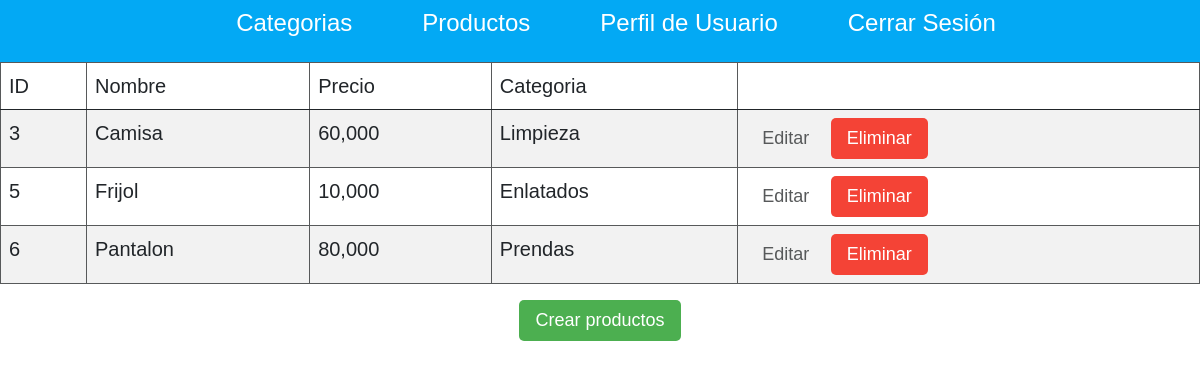
Page /productos (signed in) on the committed database.
### tables this page shows
CREATE TABLE "productos" (
	"id_producto"	INTEGER NOT NULL UNIQUE,
	"id_usuario"	INTEGER NOT NULL,
	"nombre_categoria"	TEXT NOT NULL,
	"nombre_producto"	TEXT NOT NULL UNIQUE,
	"precio"	REAL NOT NULL,
	PRIMARY KEY("id_producto" AUTOINCREMENT)
);

### app.py (the view)
@app.route('/productos')
def productos():
    if not 'usuario' in session:
        return redirect(url_for('inicio'))
    productos = db.execute("""SELECT * FROM productos WHERE id_usuario = ?""",(session['usuario'][0],)).fetchall()
    return render_template('productos.html', productos = productos )

### templates/productos.html (shortened to what this page needs)
<!doctype html>
<html lang="es">
  <head>
    <link href="https://cdn.jsdelivr.net/npm/bootstrap@5.0.0-beta1/dist/css/bootstrap.min.css" rel="stylesheet">
  </head>
  <body>
  </body>
</html>
{% extends 'layouts/base.html'%}
{% block content %}
    <center>
        <table class="table table-striped">
            <thead>
                <tr>
                    <td>ID</td>
                    <td>Nombre</td>
                    <td>Precio</td>
                    <td>Categoria</td>
                    <td></td>
                </tr>
            </thead>
            <tbody>
                {% for producto in productos %}
                <tr>
                    <td>{{producto[0]}}</td>
                    <td>{{producto[3]}}</td>
                    <td>{{producto[4]}}</td>
                    <td>{{producto[2]}}</td>
                    <td>
                        <a class="btn btn-success2" href="{{url_for('editar_producto', id=producto[0])}}">Editar</a>
                        <a class="btn btn-danger" href="{{url_for('eliminar_producto', id=producto[0])}}">Eliminar</a>
                    </td>
                </tr>
                {% endfor %}
            </tbody>
        </table>
        <a class="btn btn-success" href="{{url_for('crear_producto')}}">Crear productos</a>
    </center>
{% endblock %}

### templates/layouts/base.html (shortened to what this page needs)
<!DOCTYPE html>
<html lang="es">
<head>
    <link rel="stylesheet" href="{{url_for('static', filename='main.css')}}">
</head>
<body>
    <nav class="nav-bar">
        <ul>
            <li>
                <a href="{{ url_for ('categorias') }}">Categorias</a>
            </li>
            <li>
                <a href="{{ url_for ('productos') }}">Productos</a>
            </li>
            <li>
                <a href="{{ url_for ('usuario') }}">Perfil de Usuario</a>
            </li>
            <li>
                <a href="{{ url_for ('cerrar_sesion') }}">Cerrar Sesión</a>
            </li>
        </ul>
    </nav>
    {% block content %}
    {% endblock %}
</body>
</html>

### static/main.css (style rules this page uses)
html, body { padding: 0; margin: 0; color: #57595a; font-family: "Gill Sans", "Gill Sans MT", Calibri, "Trebuchet MS", sans-serif; }
.nav-bar { background-color: #03a9f4; display: flex; }
.nav-bar ul { display: flex; list-style-type: none; justify-content: center; width: 100%; }
.nav-bar ul li { padding: 5px 20px; }
.nav-bar ul li a { color: white; text-decoration: none; font-size: 24px; padding: 5px 15px; }
.table { width: 100%; border-collapse: collapse; font-size: 20px; }
.table, .table th, .table td { border: 1px solid #57595a; }
.table tr td { padding: 8px; }
.btn { padding: 7px 16px; font-size: 18px; border: none; outline: none; cursor: pointer; border-radius: 5px; text-decoration: none; font-weight: 500; color: #57595a; }
.btn-success { background-color: #4caf50; color: white; }
.btn-danger { background-color: #F44336; color: white; }

### rows in the picture
productos: id_producto "3", nombre_producto "Camisa", precio "60,000", nombre_categoria "Limpieza"
productos: id_producto "5", nombre_producto "Frijol", precio "10,000", nombre_categoria "Enlatados"
productos: id_producto "6", nombre_producto "Pantalon", precio "80,000", nombre_categoria "Prendas"
